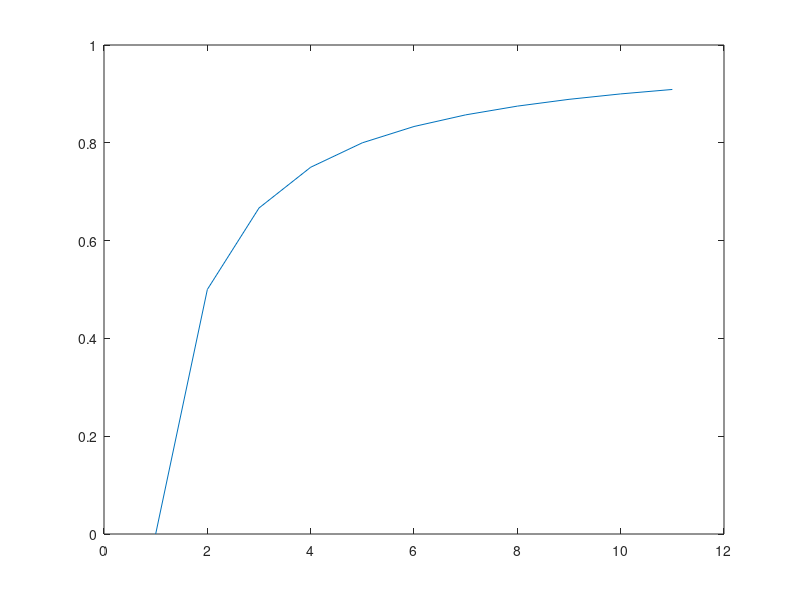

This chart was generated by the following MATLAB code:
%% Arithmetic series example
% This is an example to implement an arithmetic 
% series in Matlab code.
%% Sequence and series definition
% A *Sequence* is a list of things (usually numbers)
% that are in order. A sequence is usually defined
% by a *Rule*, this is a way or equation to 
% find each term [1]. Thus, in order to be able
% of determine ($u_n$, $n$ th term) *the Rule* is 
% written as a formula, where $n$ is any 
% term.
%
% Now lets find a way to determine automatically each term ($u_n$) for the next
% sequence: 3, 5, 7, 9, ... and so forth, 
for n=1:5
    u=2*n+1
end
%% Finite series
% Now let ${u_n}$ be a sequence. Then the finite sum
% $S_n$ (partial sum) of $n_{th}$ order is:
%
% $$ S_n=u_1+u_2+u_3+...+u_n $$,
%  
% and can be implemented in *matlab* as shown below.
for n=1:5
    Un(n)=2*n+1;
end
Sum=sum(Un)
%% 
% Another way to calculate $S_n$ is with 
% the following code:
Sum=0;
for n=1:5
    Un=2*n+1;
    Sum=Un+Sum
end
%% Infinite series
% Let $u_n$ be a sequence. Then the *Infinite sum*
% order is:
%
% $$\sum_{n=1}^{\infty} u_n=u_1+u_2+u_3+\cdots$$
%
% Lets try to implement in *Matlab* the 
% next infinite series:
%
% $$\sum_{n=1}^\infty \frac{1}{n(n+1)}$$
%
% The matlab code should be in this way(*check the 
%  code serieCode*):
  Sum=0;
  finalValue=10;
  for n=1:finalValue
      Un=(1)./(n*(n+1));
      Sum=Un+Sum;
  end
  fprintf('The sum is=%d\n', Sum)
%%
% Now lets try to guess what number the sum could be
% as the *limitValue* var tends to infinity (*plottedSeriesCode*).
Sum=0;
finalValue=10;
for n=1:finalValue
      Un=(1)./(n*(n+1));
      Sum(n+1)=Un+Sum(n);
end
fprintf('The sum is= %d\n', Sum);
plot(Sum)
%% References
% # *[1]* Math is Fun <www.mathisfun.com>
%% About the course
% _This introduction to *Matlab* was devloped 
% during the summer school at Jade University
% by Gerardo Chavez-Campos and Mehmet Yuksekkaya._
